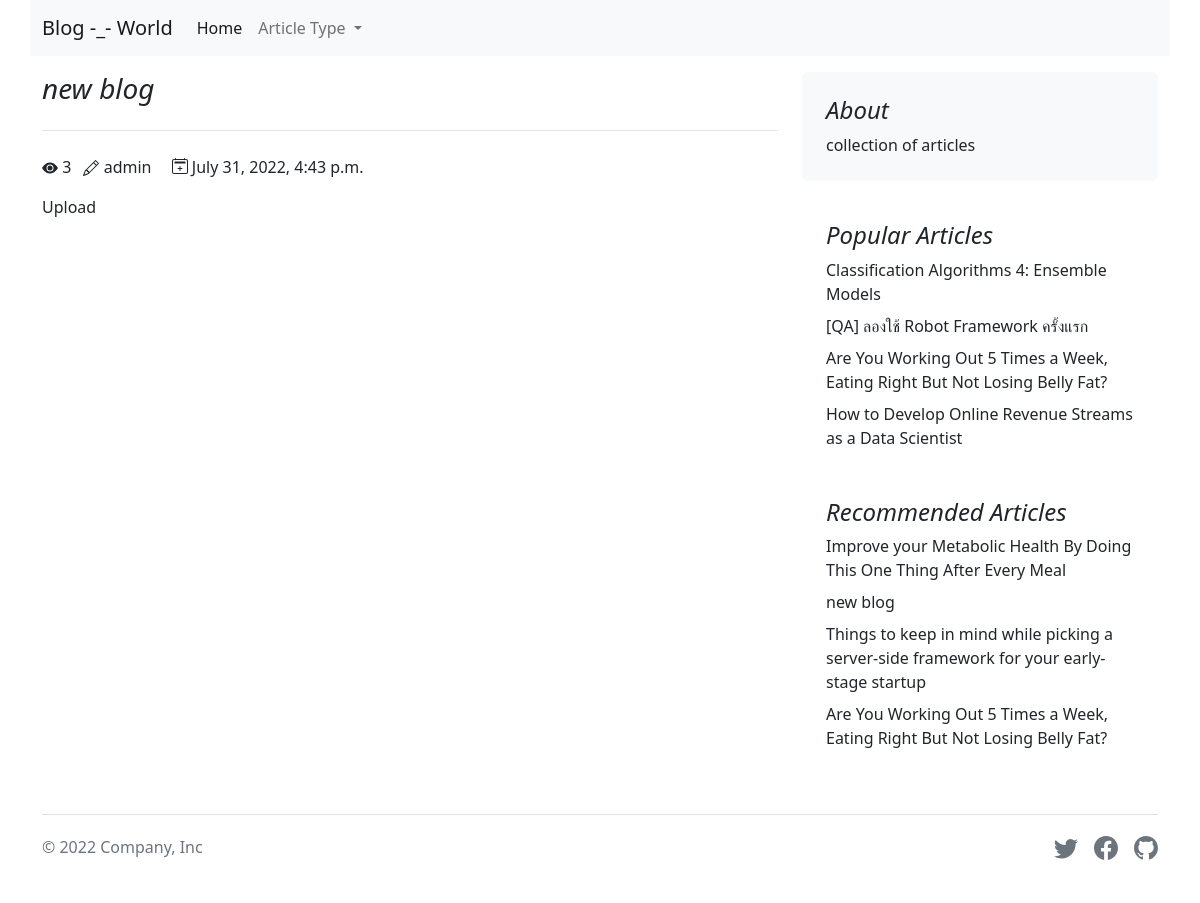
Screenshot of /blog/9 with the database file from the repository.
### blog/models.py (models this page shows, shortened)
class Blogs(models.Model) :
    name = models.CharField(max_length=255)
    description = models.TextField()
    content = models.TextField()
    category = models.ForeignKey(Category,on_delete=models.CASCADE)
    writer = models.CharField(max_length=255)
    views = models.IntegerField(default=0)
    created = models.DateTimeField(auto_now_add=True)

### blog/views.py (the view)
# urls.py: path('blog/<int:id>', blogDetail, name='blogDetail'),
def blogDetail(request, id):
    singleBlog = Blogs.objects.get(id=id)
    singleBlog.views = singleBlog.views+1
    singleBlog.save()
    context = {
        'blog': singleBlog,
        'popular': popular,
        'recommend': recommend,
        'categories': categories,
    }
    return render(request, 'blogDetail.html', context)

### category/models.py (called while the page is built)
    def __str__(self):
        return self.name

### blog/templates/blogDetail.html (shortened to what this page needs)
{% extends 'layout.html' %}
{% block content %}
<div class="col-md-8">
    <h3 class="pb-4 mb-4 fst-italic border-bottom">
        {{blog.name}}<br>{{result}}
    </h3>
    <span>
        <svg xmlns="http://www.w3.org/2000/svg" width="16" height="16" fill="currentColor" class="bi bi-eye-fill"
            viewBox="0 0 16 16">
            <path d="M10.5 8a2.5 2.5 0 1 1-5 0 2.5 2.5 0 0 1 5 0z" />
            <path d="M0 8s3-5.5 8-5.5S16 8 16 8s-3 5.5-8 5.5S0 8 0 8zm8 3.5a3.5 3.5 0 1 0 0-7 3.5 3.5 0 0 0 0 7z" />
        </svg> {{blog.views}}
    </span>
    <span class="mx-2">
        {{blog.writer}}
    </span>
    <span class="mx-2">
        {{blog.created}}
    </span>
    <article class="blog-post mt-3">
        {{blog.content}}
    </article>
</div>
{% endblock %}

### blog/templates/layout.html (shortened to what this page needs)
<!doctype html>
<html lang="en">
<head>
    <link href="https://cdn.jsdelivr.net/npm/bootstrap@5.2.0-beta1/dist/css/bootstrap.min.css" rel="stylesheet"
>
</head>
<body>
    <nav class="navbar navbar-expand-lg bg-light container sticky-top mb-3">
        <div class="container-fluid">
          <a class="navbar-brand" href="/">Blog -_- World</a>
          <div class="collapse navbar-collapse" id="navbarNavDropdown">
            <ul class="navbar-nav">
              <li class="nav-item">
                <a class="nav-link active" aria-current="page" href="/">Home</a>
              </li>
              <li class="nav-item dropdown">
                <a class="nav-link dropdown-toggle" href="#" id="navbarDropdownMenuLink" role="button" data-bs-toggle="dropdown" aria-expanded="false">
                    Article Type
                </a>
              </li>
            </ul>
          </div>
        </div>
      </nav>
    <main class="container">
        <div class="row g-4">
            {% block content %}
            {% endblock %}
            <div class="col-md-4">
                <div class="position-sticky" style="top: 2rem;">
                    <div class="p-4 mb-3 bg-light rounded">
                        <h4 class="fst-italic">About</h4>
                        <p class="mb-0">collection of articles</p>
                    </div>
                    <div class="p-4">
                        <h4 class="fst-italic">Popular Articles</h4>
                        <ol class="list-unstyled mb-0">
                            {% for blog in popular %}
                            <li class="mt-2"><a href="{% url 'blogDetail' blog.id %}" class="text-dark text-decoration-none">{{blog.name}}</a></li>
                            {% endfor %}
                        </ol>
                    </div>
                    <div class="p-4">
                        <h4 class="fst-italic">Recommended Articles</h4>
                        <ol class="list-unstyled">
                            {% for blog in recommend %}
                            <li class="mt-2"><a href="{% url 'blogDetail' blog.id %}" class="text-dark text-decoration-none">{{blog.name}}</a></li>
                            {% endfor %}
                        </ol>
                    </div>
                </div>
            </div>
        </div>
    </main>
    <div class="container">
        <footer class="d-flex flex-wrap justify-content-between align-items-center py-3 my-4 border-top">
          <p class="col-md-4 mb-0 text-muted">&copy; 2022 Company, Inc</p>
          <a href="/" class="col-md-4 d-flex align-items-center justify-content-center mb-3 mb-md-0 me-md-auto link-dark text-decoration-none">
            <svg class="bi me-2" width="40" height="32"><use xlink:href="#bootstrap"/></svg>
          </a>
          <ul class="nav col-md-4 justify-content-end list-unstyled d-flex">
            <li class="ms-3">
                <a class="text-muted" href="#">
                </a>
             </li>
            <li class="ms-3">
                <a class="text-muted" href="#">
                </a>
             </li>
            <li class="ms-3">
                <a class="text-muted" href="#">
                </a>
             </li>
        </footer>
      </div>
</body>
</html>

### rows the page displays
Blogs: name "new blog", views "3", writer "admin", created "July 31, 2022, 4:43 p.m.", content "Upload"
Blogs: name "Classification Algorithms 4: Ensemble Models"
Blogs: name "[QA] ลองใช้ Robot Framework ครั้งแรก"
Blogs: name "Are You Working Out 5 Times a Week, Eating Right But Not Losing Belly Fat?"
Blogs: name "How to Develop Online Revenue Streams as a Data Scientist"
Blogs: name "Improve your Metabolic Health By Doing This One Thing After Every Meal"
Blogs: name "Things to keep in mind while picking a server-side framework for your early-stage startup"
